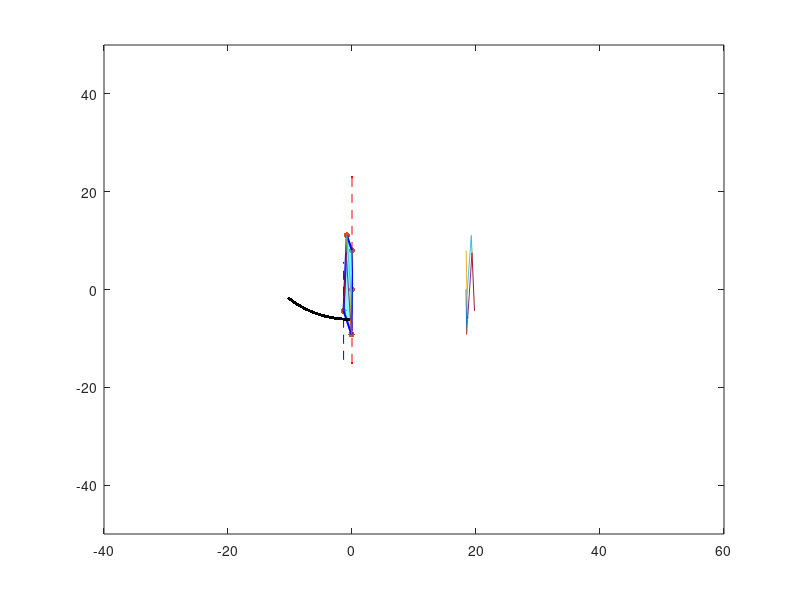

Recreate this plot in MATLAB.
%this isimportant regarding 1st week presentation

%this is the bat wing folding mechanism
%paper: Design and analysis of a bat-like active morphing wing mechanism

clc,clearvars,close all;

%4 bar
l1=17;
l2=21;
l3=7;
l4=32;
l41=12;

l42=l4-l41;
l5=31;
l6=27;
l7=8;
l8=27;

lengths = 7.5/17*[l1,l2,l3,l4,l5,l6,l7,l8];
l1 = 8;
l2 = 9.2;
l3 = lengths(3);
l4 = lengths(4);
l5 = lengths(5);
l6 = lengths(6);
l7 = lengths(7);
l8 = lengths(8);

th2=0.65*pi:0.01:1*pi;
th3=zeros(1,length(th2));
th4=zeros(1,length(th2));
bd=(l1^2+l2^2-2*l1*l2*cos(th2)).^0.5;
gama=acos((l3^2+l4^2-bd.^2)/(2*l3*l4));

for i=1:length(th2)
    th3(i)=2*atan((-l2*sin(th2(i))+l4*sin(gama(i)))/(l1+l3-l2*cos(th2(i))-l4*cos(gama(i))));
    th4(i)=2*atan((l2*sin(th2(i))-l3*sin(gama(i)))/(l4-l1-l2*cos(th2(i))-l3*cos(gama(i))));
end

%coordinates

bx=l2*cos(th2);
by=l2*sin(th2);

cx=l2*cos(th2)+l3*cos(th3);
cy=l2*sin(th2)+l3*sin(th3);

dx=l1;
dy=0;

%ratios for point e m=l41, n=l42
m=l41;
n=l42;
ex=(m*dx+n*cx)/(m+n);
ey=(m*dy+n*cy)/(m+n);

%ratios for point g m=l3+l5, n=l5
m=l3+l5;
n=l5;
gx=(m*cx-n*bx)/(m-n);
gy=(m*cy-n*by)/(m-n);

%fnding point f
for i=1:length(th2)
    c=((ex(i)-gx(i))^2+(ey(i)-gy(i))^2)^0.5;
    a=l6;
    b=l7;
    C=(a^2+c^2-b^2)/(2*a*c);
    S=(1-C^2)^0.5;
    fx(i)=ex(i)+a/c*(gx(i)-ex(i))*C+a/c*(gy(i)-ey(i))*S;
    fy(i)=ey(i)+a/c*(gy(i)-ey(i))*C-a/c*(gx(i)-ex(i))*S;
end

%for point h
m=l7+l8;
n=l8;
hx=(m*gx-n*fx)/(m-n);
hy=(m*gy-n*fy)/(m-n);

%variable for wingspan
wingspan = 0;
wing_area = zeros(1,length(th2));

% Abstract coordinate renaming
Bx = -by;
By = bx;

Cx = -cy;
Cy = cx;

Dx = -dy;
Dy = dx;

Gx = -gy;
Gy = gx;

Ex = -ey;
Ey = ex;

Fx = -fy;
Fy = fx;

Hx = -hy;
Hy = hx;

% Store centroids
centroid_x = zeros(1,length(th2));
centroid_y = zeros(1,length(th2));

for i=1:length(th2)

    %plot for winng stretch
    %horizontal
    plot(-[0,dy],[0-15,dx+15],'r.--');
    hold on;
    plot(-[hy(i),hy(i)],[hx(i)-10,hx(i)+10],'b--')
    hold on;

    %plot for wingspan area

    %shading and highlighting verices
    x = -[0; by(i); hy(i); fy(i); dy];
    y = [0; bx(i); hx(i); fx(i); dx];
    scatter(x, y, 20, 'red', 'filled'); % Highlight vertices
    fill(x, y, 'cyan', 'FaceAlpha', 0.5, 'EdgeColor', 'blue', 'LineWidth', 1.5);
    hold on;

    % Area centroid
    A = polyarea(x, y);
    Cxx = (1/(6*A)) * sum((x + circshift(x, -1)) .* ...
                         (x .* circshift(y, -1) - circshift(x, -1) .* y));
    Cyy = (1/(6*A)) * sum((y + circshift(y, -1)) .* ...
                         (x .* circshift(y, -1) - circshift(x, -1) .* y));
    
    centroid_x(i) = Cxx;
    centroid_y(i) = Cyy;

    % Optional: plot centroid
    scatter(Cx, Cy, 5, 'k', 'filled');hold on;

    %determine wingspan
    wingspan = max(wingspan,abs(hy(i)));
    wing_area(i) = A;

    %for 1 side of the wing
    % Re-mapped coordinates (side 1)
    plot([0, Bx(i)], [0, By(i)]); hold on;
    plot([Bx(i), Cx(i)], [By(i), Cy(i)]); hold on;
    plot([Cx(i), Dx], [Cy(i), Dy]); hold on;
    plot([Cx(i), Gx(i)], [Cy(i), Gy(i)]); hold on;
    plot([Fx(i), Gx(i)], [Fy(i), Gy(i)]); hold on;
    plot([Fx(i), Ex(i)], [Fy(i), Ey(i)]); hold on;
    plot([Gx(i), Hx(i)], [Gy(i), Hy(i)]); hold on;
    %plot((cx(1:i)+dx)/2,(cy(1:i)+dy)/2,'c--');
    %for 2nd side of the wing
    % Re-mapped coordinates (side 2 - mirrored)
    plot([0, -Bx(i)] + 2*l2, [0, By(i)]); hold on;
    plot([-Bx(i), -Cx(i)] + 2*l2, [By(i), Cy(i)]); hold on;
    plot([-Cx(i), -Dx] + 2*l2, [Cy(i), Dy]); hold on;
    plot([-Cx(i), -Gx(i)] + 2*l2, [Cy(i), Gy(i)]); hold on;
    plot([-Fx(i), -Gx(i)] + 2*l2, [Fy(i), Gy(i)]); hold on;
    plot([-Fx(i), -Ex(i)] + 2*l2, [Fy(i), Ey(i)]); hold on;
    plot([-Gx(i), -Hx(i)] + 2*l2, [Gy(i), Hy(i)]); hold on;
    axis([-40,60,-50,50]);
    drawnow;
    hold off;
end

%normal speed of the guillemot
u = 5/18*80; %80 kmph

%properties of air at ~298K
rho = 1.18; %kg/m^3
mu = 1.86e-5; %Pa.s

%drag force 
Df = zeros(1,length(th2));
T = zeros(1,length(th2));

for i=2:length(th2)

    %distance fron leading edge
    Yc = [0, By(i) , Cy(i), Dy, Fy(i), Ey(i), Gy(i), Hy(i)];
    X = abs(max(Yc)-min(Yc));
    
    % reynolds number
    Re = rho*u*X/mu;
    
    %skin coefficient of friction
    if Re < 5e5
        Cf = 1.328/sqrt(Re);
    else
        Cf = 0.074/(Re^0.2);
    end
    
    %drag force in each orientation
    Df(i) = Cf*wing_area(i)*1e-4*rho*u^2/2;
    
    %torque required
    T(i) = Df(i)*(Cy(i)-Cy(i-1))/(th2(i)-th2(i-1));

end

whos
